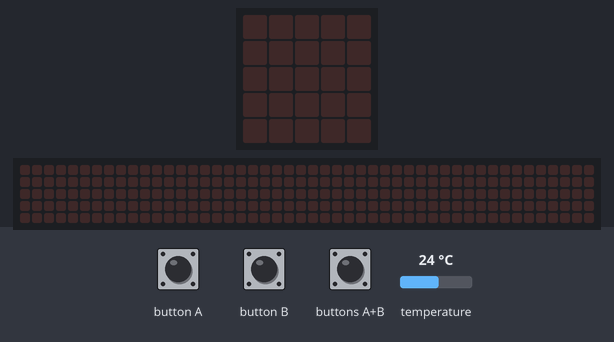
The program below on a simulated BBC micro:bit (MakeCode). On the bench: the board's 5×5 LED display, a strip that is not on the board, showing the scrolling text unrolled. The inputs (shaded band) are chosen by the test bench; at power-on: temperature 24 °C. The 48×5 strip is a reading aid, not a part: it shows the text the display is scrolling, unrolled, one strip-width of it at a time.

Above: at 1.2 s.
1.3 s: button B pressed for 0.15 s
At 4.0 s:
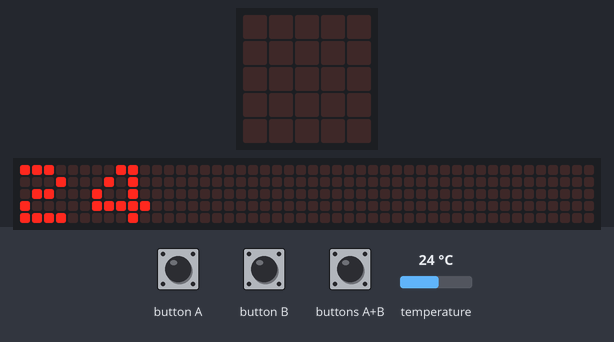
4.3 s: button A pressed for 0.15 s
At 4.52 s:
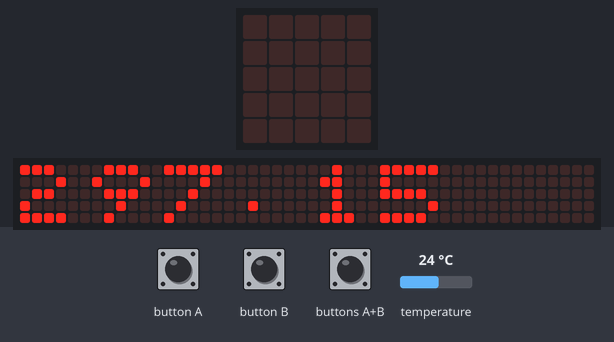
7.3 s: buttons A+B pressed for 0.15 s
10.4 s: buttons A+B pressed for 1 s
13.4 s: temperature set to 12 °C
At 15.32 s:
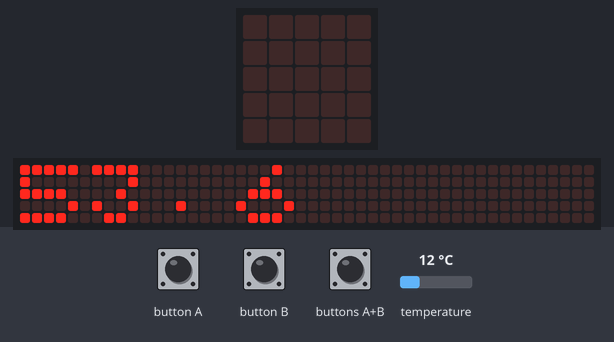
16.4 s: button A pressed for 0.15 s
At 19.82 s:
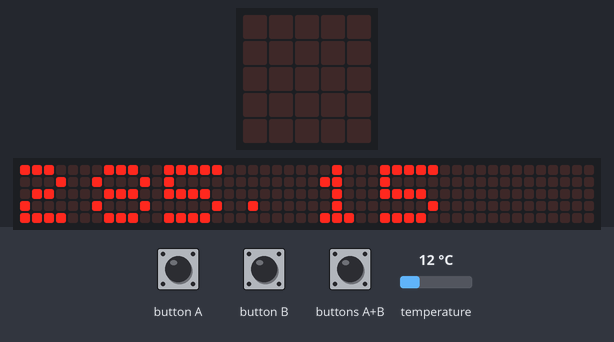

Measured:
- after the input at 1.3 s, the display: changes after 0.15 s (image 1)
- after the input at 4.3 s, the display: changes after 0.15 s (image 2)

The program:

main.ts
```typescript
input.onButtonPressed(Button.A, function () {
    basic.showNumber(input.temperature() + 273.15)
})
input.onButtonPressed(Button.AB, function () {
    basic.showNumber(32 + input.temperature() * 1.8)
})
input.onButtonPressed(Button.B, function () {
    basic.showNumber(input.temperature())
})
```

test.ts
```typescript
// aquí va el archivo "tests"; esto no se compilará cuando este paquete se utilice como una extensión.
```
